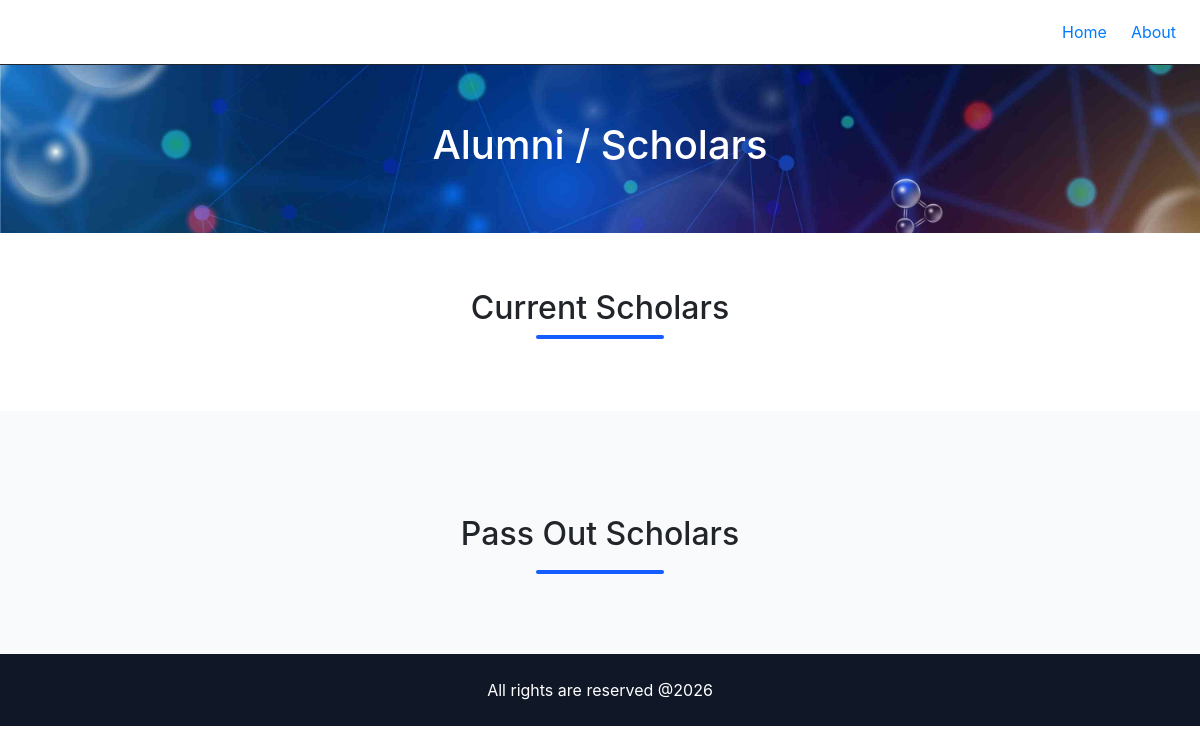
/alumni/, run on an earlier commit of the app's database.
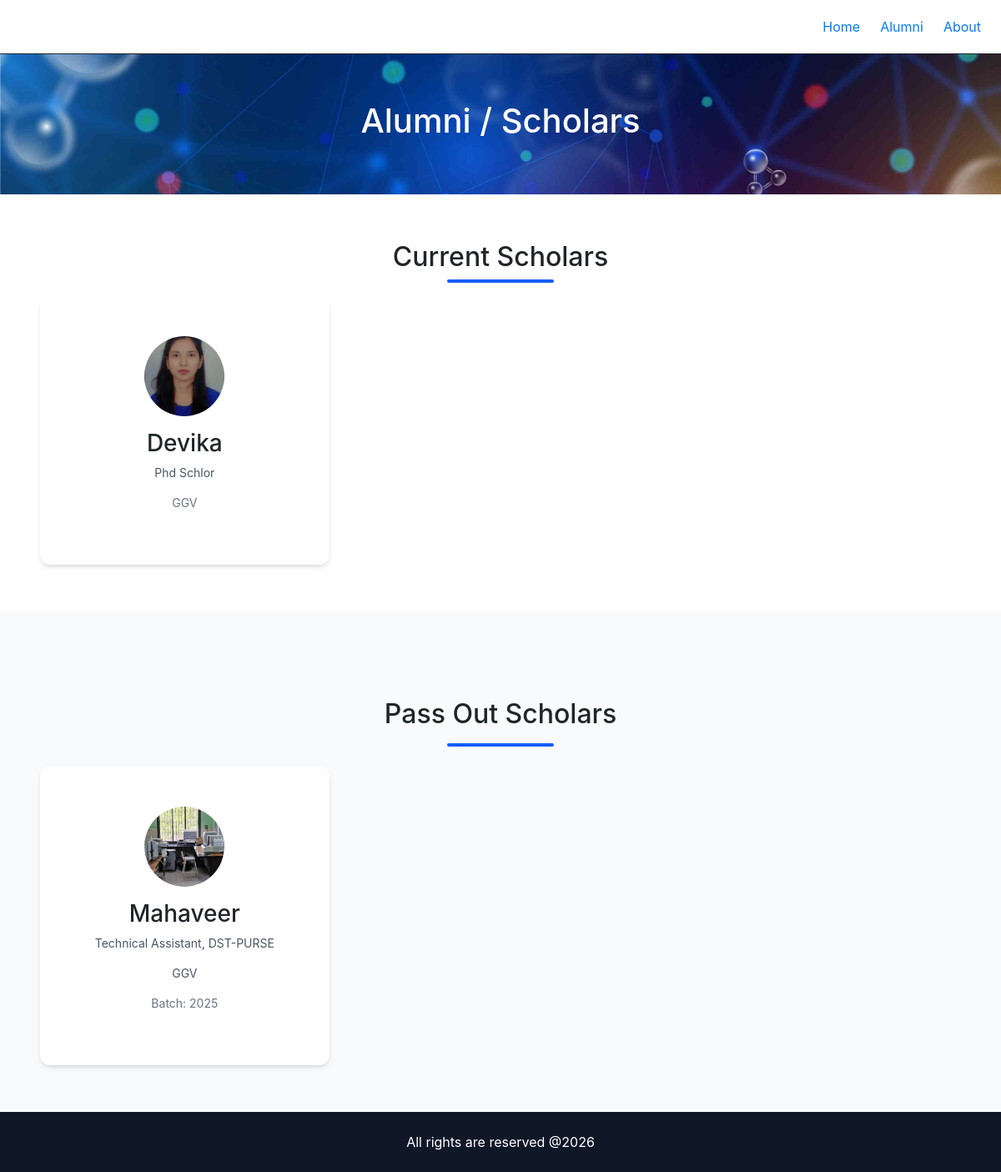
And on a later commit of the database.
### core/models.py (models this page shows, shortened)
class NavigationItem(models.Model):
    name = models.CharField(max_length=100)
    url = models.CharField(max_length=200)
    order = models.PositiveIntegerField(default=0)
    is_active = models.BooleanField(default=True)
    class Meta:
        ordering = ['order']

class SingletonModel(models.Model):
    class Meta:
        abstract = True
    @classmethod
    def load(cls):
        obj, created = cls.objects.get_or_create(pk=1)
        return obj

class Footer(SingletonModel):
    content = models.TextField()

### alumni/models.py (models this page shows, shortened)
class Alumni(models.Model):
    CATEGORY_CHOICES = (
        ('current', 'Current Alumni'),
        ('passed', 'Pass Out Alumni'),
    )
    name = models.CharField(max_length=200)
    category = models.CharField(max_length=10, choices=CATEGORY_CHOICES)
    designation = models.CharField(max_length=200, blank=True)
    organization = models.CharField(max_length=200, blank=True)
    photo = models.ImageField(upload_to="alumni/", blank=True, null=True)
    passing_year = models.IntegerField(blank=True, null=True)
    is_active = models.BooleanField(default=True)

### alumni/views.py (the view)
# urls.py: path('', alumni_list, name='alumni'),
def alumni_list(request):
    current_alumni = Alumni.objects.filter(
        category='current', is_active=True
    )
    passed_alumni = Alumni.objects.filter(
        category='passed', is_active=True
    ).order_by('-passing_year')
    return render(request, 'alumni/alumni_list.html', {
        'current_alumni': current_alumni,
        'passed_alumni': passed_alumni,
    })

### core/context_processors.py (called while the page is built)
def global_data(request):
    return {
        'site_settings': SiteSettings.load(),
        'nav_items': NavigationItem.objects.filter(is_active=True),
        'footer': Footer.load(),
    }

### alumni/templates/alumni/alumni_list.html
{% extends "base.html" %} {% block content %} {% load static %}
<section
  class="py-8 sm:py-10 lg:py-14 text-center bg-cover bg-center"
  style="background-image: url('{% static 'img/titlebg.jpg' %}');">
  <h1 class="text-2xl sm:text-3xl lg:text-4xl font-bold text-white">
    Alumni / Scholars
  </h1>
</section>
<section class="py-8 sm:py-10 lg:py-14">
  <div class="max-w-6xl mx-auto px-4 sm:px-6 lg:px-8">
    <h2 class="text-xl sm:text-2xl font-semibold mb-6 text-center ">Current Scholars</h2>
    <div class="w-32 h-1 bg-blue-600 mx-auto mb-3 rounded-full"></div>
    <div class="grid grid-cols-1 sm:grid-cols-2 lg:grid-cols-3 gap-6 lg:gap-8">
      {% for alum in current_alumni %}
      <div
        class="bg-white shadow-md rounded-xl p-5 text-center hover:shadow-lg transition"
      >
        {% if alum.photo %}
        <img
          src="{{ alum.photo.url }}"
          alt="{{ alum.name }}"
          class="w-20 h-20 sm:w-24 sm:h-24 mx-auto rounded-full object-cover mb-3"
        />
        {% endif %}
        <h3 class="font-semibold text-base sm:text-lg">{{ alum.name }}</h3>
        <p class="text-sm text-gray-600">{{ alum.designation }}</p>
        <p class="text-sm text-gray-500">{{ alum.organization }}</p>
      </div>
      {% endfor %}
    </div>
  </div>
</section>
<section class="py-8 sm:py-10 lg:py-14 bg-gray-50">
  <div class="max-w-6xl mx-auto px-4 sm:px-6 lg:px-8">
    <h2 class="text-xl sm:text-2xl font-semibold text-center mt-5">Pass Out Scholars</h2>
    <div class="w-32 h-1 bg-blue-600 mx-auto mt-3 mb-6 rounded-full"></div>
    <div class="grid grid-cols-1 sm:grid-cols-2 lg:grid-cols-3 gap-6 lg:gap-8">
      {% for alum in passed_alumni %}
      <div
        class="bg-white shadow-md rounded-xl p-5 text-center hover:shadow-lg transition"
      >
        {% if alum.photo %}
        <img
          src="{{ alum.photo.url }}"
          alt="{{ alum.name }}"
          class="w-20 h-20 sm:w-24 sm:h-24 mx-auto rounded-full object-cover mb-3"
        />
        {% endif %}
        <h3 class="font-semibold text-base sm:text-lg">{{ alum.name }}</h3>
        <p class="text-sm text-gray-600">{{ alum.designation }}</p>
        <p class="text-sm text-gray-600">{{ alum.organization }}</p>
        <p class="text-xs sm:text-sm text-gray-500 mt-2">
          Batch: {{ alum.passing_year }}
        </p>
      </div>
      {% endfor %}
    </div>
  </div>
</section>
{% endblock %}

### templates/base.html (shortened to what this page needs)
  <head>
    <link rel="stylesheet" href="https://cdn.jsdelivr.net/npm/bootstrap@4.4.1/dist/css/bootstrap.min.css">
    <script src="https://cdn.jsdelivr.net/npm/@tailwindcss/browser@4"></script>
  </head>
<body>
  {% include 'includes/navbar.html' %}
  {% block content %}{% endblock %}
  {% include 'includes/footer.html' %}
</body>

### templates/includes/navbar.html (shortened to what this page needs)
<nav class="bg-white border-b">
  <div class="max-w-7xl mx-auto px-4 sm:px-6 lg:px-8">
    <div class="flex justify-between h-16 items-center">
      <div class="hidden md:flex gap-6">
        {% for item in nav_items %}
          <a href="{{ item.url }}" class="text-gray-700 hover:text-blue-600 transition">
            {{ item.name }}
          </a>
        {% endfor %}
      </div>
    </div>
  </div>
</nav>

### templates/includes/footer.html
<footer class="bg-gray-900 text-white p-6 text-center">
  {{ footer.content }}
</footer>

What changed in the data, as far as the page shows it:
added NavigationItem: name "Alumni"
added Alumni: photo (picture), name "Devika", designation "Phd Schlor", organization "GGV", shown under "Current Scholars"
added Alumni: photo (picture), name "Mahaveer", designation "Technical Assistant, DST-PURSE", organization "GGV", passing_year "2025", shown under "Pass Out Scholars"
